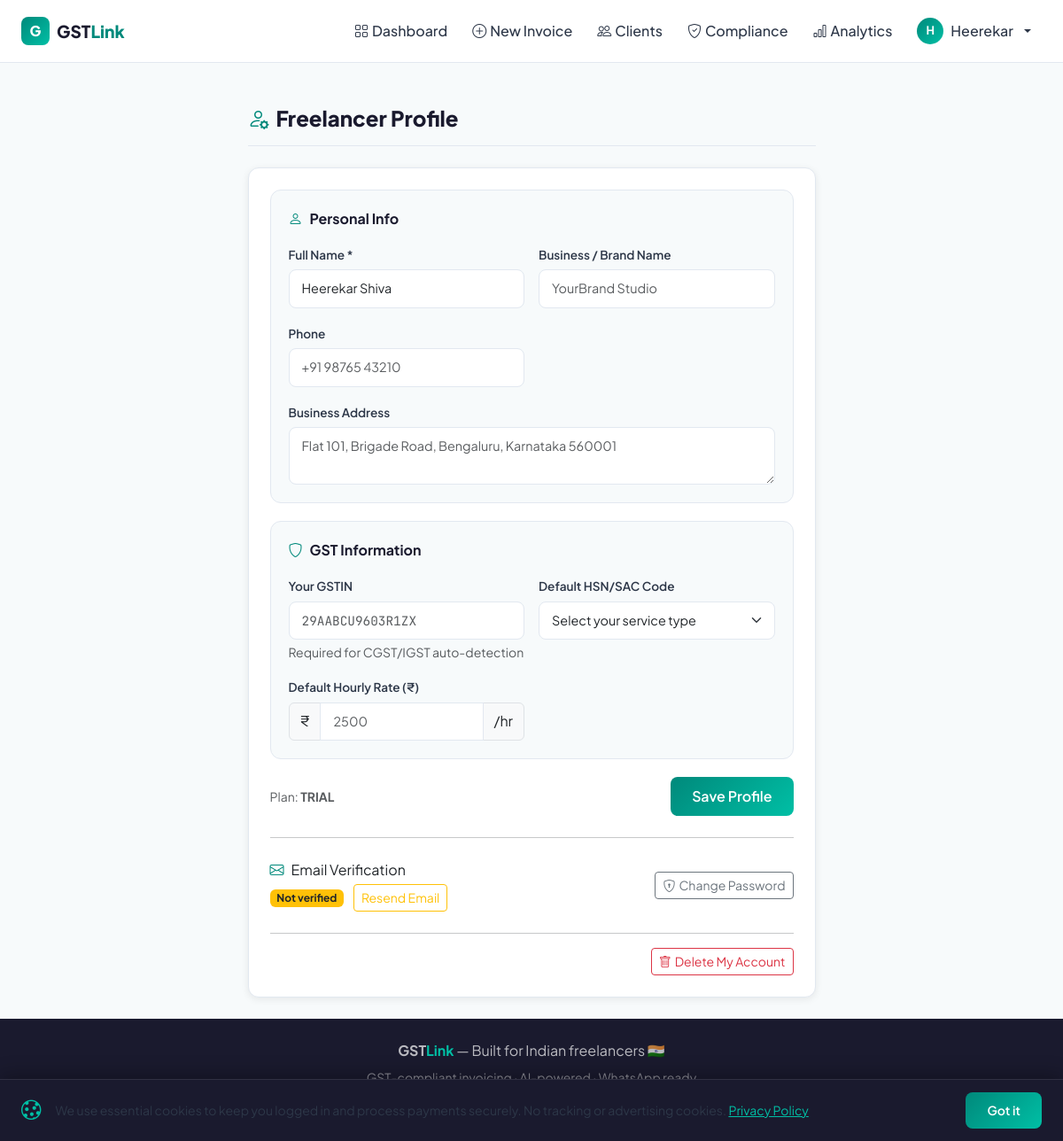
Screenshot of /profile (signed in) with the database file from the repository.
### database/models.py (models this page shows, shortened)
class User(UserMixin, db.Model):
    __tablename__ = 'users'
    id = db.Column(db.Integer, primary_key=True)
    name = db.Column(db.String(100), nullable=False)
    email = db.Column(db.String(150), unique=True, nullable=False)
    password = db.Column(db.String(200), nullable=False)
    gstin = db.Column(db.String(15))
    business_name = db.Column(db.String(150))
    address = db.Column(db.Text)
    phone = db.Column(db.String(15))
    hsn_code = db.Column(db.String(10))
    hourly_rate = db.Column(db.Float, default=0)
    plan_type = db.Column(db.String(20), default='trial')
    trial_started_at = db.Column(db.DateTime, default=datetime.utcnow)
    trial_ends_at = db.Column(db.DateTime, nullable=True)   # set on register
    daily_invoice_count = db.Column(db.Integer, default=0)
    daily_reset_date = db.Column(db.Date, default=date.today)
    stripe_customer_id = db.Column(db.String(100))
    created_at = db.Column(db.DateTime, default=datetime.utcnow)
    email_verified = db.Column(db.Boolean, default=False)
    email_verify_token = db.Column(db.String(64), nullable=True)
    email_verify_token_expires = db.Column(db.DateTime, nullable=True)  # 24h expiry
    password_reset_token = db.Column(db.String(64), nullable=True)
    password_reset_expires = db.Column(db.DateTime, nullable=True)
    failed_login_count = db.Column(db.Integer, default=0)
    locked_until = db.Column(db.DateTime, nullable=True)
    clients = db.relationship('Client', backref='owner', lazy=True)
    invoices = db.relationship('Invoice', backref='creator', lazy=True)

### app.py (the view, shortened to what this page needs)
@app.route('/profile', methods=['GET', 'POST'])
@login_required
def profile():
    return render_template('profile.html', states=INDIAN_STATES, hsn_codes=COMMON_HSN_SAC)

### app.py (called while the page is built)
@login_manager.user_loader
def load_user(user_id):
    return User.query.get(int(user_id))

### templates/profile.html (shortened to what this page needs)
{% extends "base.html" %}
{% block content %}
<div class="container py-4">
  <div class="row justify-content-center">
    <div class="col-lg-7">
      <div class="page-header">
        <h4 class="page-title"><i class="bi bi-person-gear me-2" style="color:var(--teal)"></i>Freelancer Profile</h4>
      </div>
      <div class="card p-4">
        <form method="POST">
          <div class="form-section">
            <div class="section-title"><i class="bi bi-person"></i>Personal Info</div>
            <div class="row g-3">
              <div class="col-md-6">
                <label class="form-label">Full Name *</label>
                <input type="text" name="name" class="form-control" value="{{ current_user.name }}" required>
              </div>
              <div class="col-md-6">
                <label class="form-label">Business / Brand Name</label>
                <input type="text" name="business_name" class="form-control" value="{{ current_user.business_name or '' }}" placeholder="YourBrand Studio">
              </div>
              <div class="col-md-6">
                <label class="form-label">Phone</label>
                <input type="tel" name="phone" class="form-control" value="{{ current_user.phone or '' }}" placeholder="+91 98765 43210">
              </div>
              <div class="col-12">
                <label class="form-label">Business Address</label>
                <textarea name="address" class="form-control" rows="2" placeholder="Flat 101, Brigade Road, Bengaluru, Karnataka 560001">{{ current_user.address or '' }}</textarea>
              </div>
            </div>
          </div>
          <div class="form-section">
            <div class="section-title"><i class="bi bi-shield"></i>GST Information</div>
            <div class="row g-3">
              <div class="col-md-6">
                <label class="form-label">Your GSTIN</label>
                <input type="text" name="gstin" class="form-control mono" value="{{ current_user.gstin or '' }}" placeholder="29AABCU9603R1ZX" maxlength="15" style="text-transform:uppercase">
                <div class="form-text">Required for CGST/IGST auto-detection</div>
              </div>
              <div class="col-md-6">
                <label class="form-label">Default HSN/SAC Code</label>
                <select name="hsn_code" class="form-select">
                  <option value="">Select your service type</option>
                </select>
              </div>
              <div class="col-md-6">
                <label class="form-label">Default Hourly Rate (₹)</label>
                <div class="input-group">
                  <span class="input-group-text">₹</span>
                  <input type="number" name="hourly_rate" class="form-control" value="{{ current_user.hourly_rate or '' }}" placeholder="2500">
                  <span class="input-group-text">/hr</span>
                </div>
              </div>
            </div>
          </div>
          <div class="d-flex align-items-center justify-content-between">
            <div class="small text-muted">
              Plan: <strong>{{ current_user.plan_type.upper() }}</strong>
            </div>
            <button type="submit" class="btn btn-primary px-4">Save Profile</button>
          </div>
        </form>
        <hr class="my-4">
        <div class="d-flex align-items-center justify-content-between flex-wrap gap-3">
          <div>
            <div class="fw-600 mb-1"><i class="bi bi-envelope me-2" style="color:var(--teal)"></i>Email Verification</div>
            {% if current_user.email_verified %}
              <span class="badge bg-success"><i class="bi bi-check-circle me-1"></i>Verified</span>
            {% else %}
              <span class="badge bg-warning text-dark">Not verified</span>
              <a href="{{ url_for('resend_verification') }}" class="btn btn-sm btn-outline-warning ms-2">Resend Email</a>
            {% endif %}
          </div>
          <a href="{{ url_for('change_password') }}" class="btn btn-outline-secondary btn-sm">
            <i class="bi bi-shield-lock me-1"></i>Change Password
          </a>
        </div>
        <hr class="mt-4 mb-3">
        <div class="d-flex justify-content-end">
          <a href="{{ url_for('delete_account') }}" class="btn btn-sm btn-outline-danger">
            <i class="bi bi-trash me-1"></i>Delete My Account
          </a>
        </div>
      </div>
    </div>
  </div>
</div>
{% endblock %}

### templates/base.html (shortened to what this page needs)
<!DOCTYPE html>
<html lang="en">
<head>
<link rel="stylesheet" href="https://cdnjs.cloudflare.com/ajax/libs/bootstrap/5.3.3/css/bootstrap.min.css"/>
<link rel="stylesheet" href="https://cdnjs.cloudflare.com/ajax/libs/bootstrap-icons/1.11.3/font/bootstrap-icons.min.css"/>
<link rel="stylesheet" href="{{ url_for('static', filename='css/main.css') }}"/>
</head>
<body>
<div id="cookieBanner" class="cookie-banner" style="display:none;">
  <div class="d-flex align-items-center gap-3 flex-wrap">
    <i class="bi bi-cookie" style="font-size:1.4rem;color:#00BFA5;flex-shrink:0;"></i>
    <p class="mb-0 small" style="flex:1;">
      We use essential cookies to keep you logged in and process payments securely. No tracking or advertising cookies.
      <a href="{{ url_for('privacy') }}" class="text-decoration-underline" style="color:#00BFA5;">Privacy Policy</a>
    </p>
    <button onclick="acceptCookies()" class="btn btn-sm btn-primary px-4" style="white-space:nowrap;">Got it</button>
  </div>
</div>
<nav class="navbar navbar-expand-lg navbar-light sticky-top" id="mainNav">
  <div class="container-fluid px-4">
    <a class="navbar-brand d-flex align-items-center gap-2" href="{{ url_for('landing') }}">
      <div class="brand-icon">G</div>
      <span class="brand-text">GST<span class="brand-accent">Link</span></span>
    </a>
    <div class="collapse navbar-collapse" id="navbarNav">
      {% if current_user.is_authenticated %}
      <ul class="navbar-nav ms-auto align-items-lg-center gap-1">
        <li class="nav-item"><a class="nav-link" href="{{ url_for('dashboard') }}"><i class="bi bi-grid me-1"></i>Dashboard</a></li>
        <li class="nav-item"><a class="nav-link" href="{{ url_for('new_invoice') }}"><i class="bi bi-plus-circle me-1"></i>New Invoice</a></li>
        <li class="nav-item"><a class="nav-link" href="{{ url_for('clients') }}"><i class="bi bi-people me-1"></i>Clients</a></li>
        <li class="nav-item"><a class="nav-link" href="{{ url_for('compliance') }}"><i class="bi bi-shield-check me-1"></i>Compliance</a></li>
        <li class="nav-item"><a class="nav-link" href="{{ url_for('analytics') }}"><i class="bi bi-bar-chart me-1"></i>Analytics</a></li>
        <li class="nav-item dropdown">
          <a class="nav-link dropdown-toggle d-flex align-items-center gap-2" href="#" data-bs-toggle="dropdown">
            <div class="avatar-sm">{{ current_user.name[0].upper() }}</div>
            <span class="d-none d-lg-inline">{{ current_user.name.split()[0] }}</span>
          </a>
        </li>
      </ul>
      {% endif %}
    </div>
  </div>
</nav>
{% block content %}{% endblock %}
<footer class="footer-main mt-auto py-4">
  <div class="container text-center">
    <p class="mb-2"><strong>GST<span style="color:#00BFA5">Link</span></strong> — Built for Indian freelancers 🇮🇳</p>
    <p class="small mb-3" style="color:rgba(255,255,255,.5)">GST-compliant invoicing · AI-powered · WhatsApp ready</p>
    <div class="d-flex justify-content-center gap-4 flex-wrap">
      <a href="{{ url_for('privacy') }}" class="small footer-link">Privacy Policy</a>
      <a href="{{ url_for('terms') }}" class="small footer-link">Terms of Service</a>
      <a href="mailto:support@gstlink.in" class="small footer-link">Support</a>
    </div>
  </div>
</footer>
</body>
</html>

### static/css/main.css (style rules this page uses)
:root { --teal: #00897B; --teal-light: #00BFA5; --teal-pale: #e0f7f4; --teal-dark: #00695C; --dark: #1a1a2e; --dark-2: #16213e; --text: #2d3748; --text-muted: #718096; --border: #e2e8f0; --bg: #f7fafb; --white: #ffffff; --red: #e53e3e; --orange: #dd6b20; --green: #38a169; --radius: 12px; --shadow: 0 4px 24px rgba(0,137,123,.10); --shadow-sm: 0 2px 8px rgba(0,0,0,.08); }
* { box-sizing: border-box; }
body { font-family: 'Plus Jakarta Sans', sans-serif; color: var(--text); background: var(--bg); min-height: 100vh; display: flex; flex-direction: column; }
#mainNav { background: rgba(255,255,255,.95); backdrop-filter: blur(12px); border-bottom: 1px solid var(--border); padding: 12px 0; z-index: 1000; }
.brand-icon { width: 32px; height: 32px; background: linear-gradient(135deg, var(--teal), var(--teal-light)); border-radius: 8px; display: flex; align-items: center; justify-content: center; color: white; font-weight: 800; font-size: 16px; }
.brand-text { font-weight: 800; font-size: 1.2rem; color: var(--dark); }
.brand-accent { color: var(--teal); }
.nav-link { color: var(--text) !important; font-weight: 500; border-radius: 8px; padding: 8px 12px !important; transition: all .2s; }
.avatar-sm { width: 30px; height: 30px; border-radius: 50%; background: linear-gradient(135deg, var(--teal), var(--teal-light)); color: white; display: flex; align-items: center; justify-content: center; font-weight: 700; font-size: 13px; }
.btn-primary { background: linear-gradient(135deg, var(--teal), var(--teal-light)); border: none; border-radius: 8px; font-weight: 600; padding: 10px 20px; color: white; transition: all .2s; }
.card { border: 1px solid var(--border); border-radius: var(--radius); box-shadow: var(--shadow-sm); background: white; }
.form-control, .form-select { border-radius: 8px; border-color: var(--border); padding: 10px 14px; font-size: .9rem; transition: all .2s; }
.form-label { font-weight: 600; font-size: .85rem; color: var(--text); margin-bottom: 6px; }
.form-section { background: var(--bg); border-radius: var(--radius); padding: 20px; margin-bottom: 20px; border: 1px solid var(--border); }
.section-title { font-weight: 700; font-size: 1rem; color: var(--dark); margin-bottom: 16px; display: flex; align-items: center; gap: 8px; }
.section-title i { color: var(--teal); }
.page-header { padding: 24px 0 16px; border-bottom: 1px solid var(--border); margin-bottom: 24px; }
.page-title { font-size: 1.5rem; font-weight: 800; color: var(--dark); margin: 0; }
.mono { font-family: 'JetBrains Mono', monospace; }
.footer-main { background: var(--dark); color: rgba(255,255,255,.7); margin-top: auto !important; }
.cookie-banner { position: fixed; bottom: 0; left: 0; right: 0; z-index: 9999; background: var(--dark); border-top: 1px solid rgba(255,255,255,.1); padding: 14px 24px; box-shadow: 0 -4px 20px rgba(0,0,0,.3); }
.footer-link { color: rgba(255,255,255,.45); text-decoration: none; transition: color .2s; }

### rows the page displays
User: name "H", name "Heerekar", name "Heerekar Shiva", plan_type "TRIAL"
